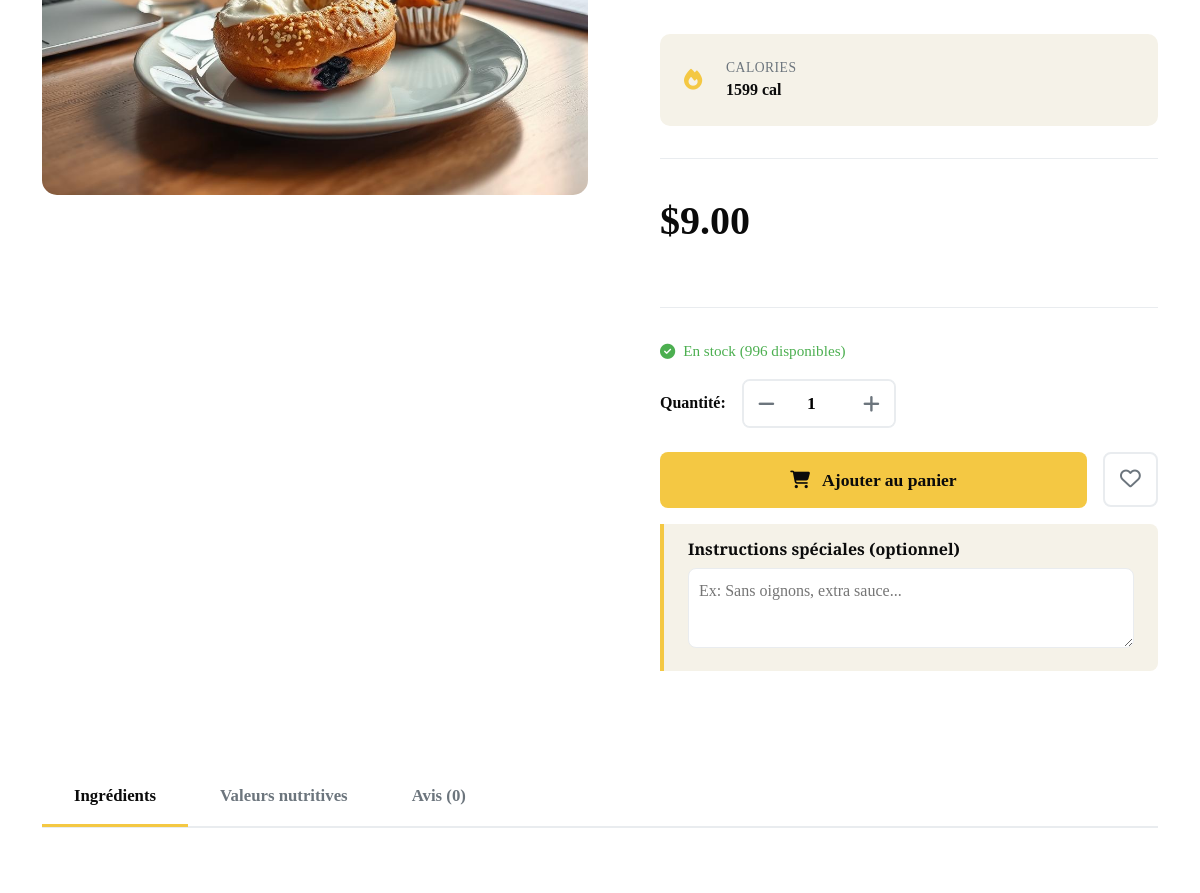
The page /product/frenchy/ (middle part) on the database as committed earlier.
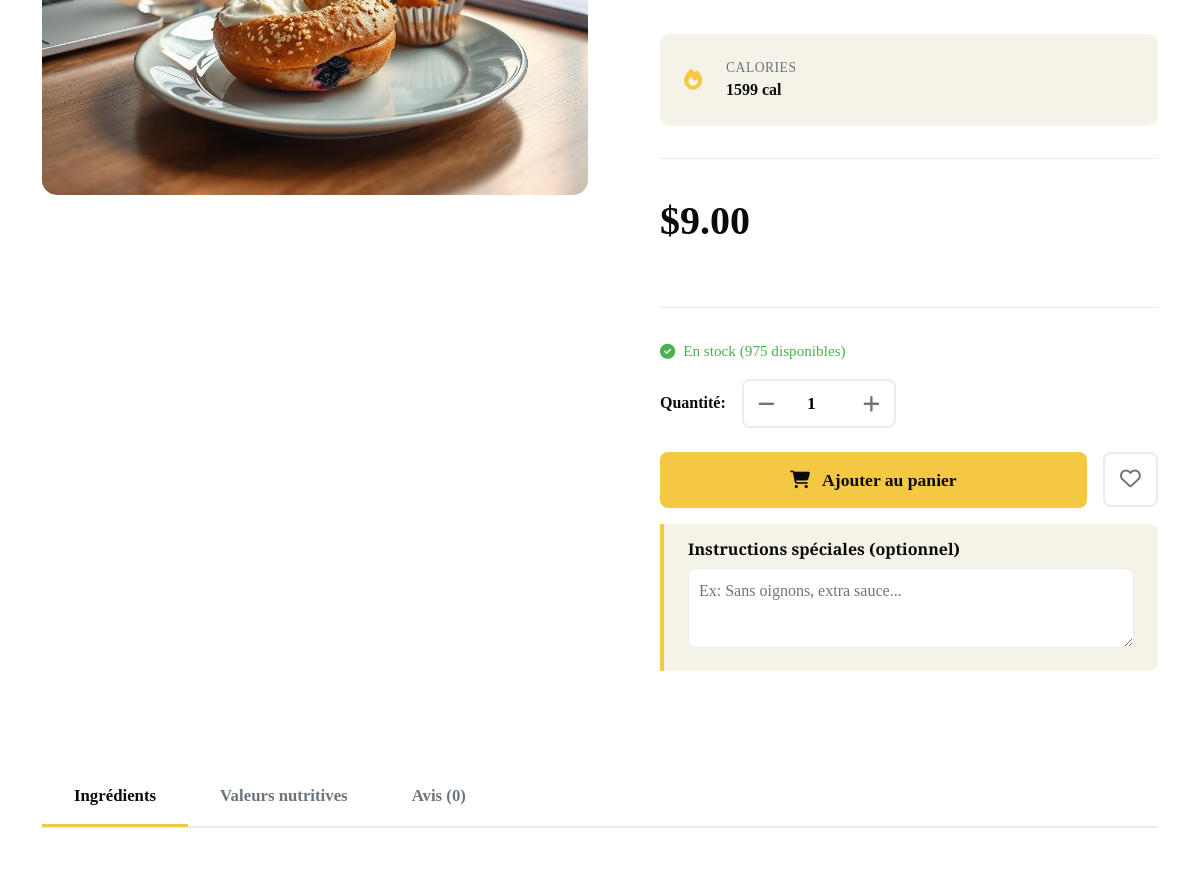
The same page on the database as committed later.
### JLTsite/models.py (models this page shows, shortened)
class Product(models.Model):
    DISPONIBLE = 'disponible'
    RUPTURE = 'rupture'
    COMMANDE = 'sur_commande'
    STATUS_CHOICES = [
        (DISPONIBLE, 'Disponible'),
        (RUPTURE, 'Rupture de stock'),
        (COMMANDE, 'Sur commande'),
    ]
    name = models.CharField(max_length=200, verbose_name='Nom')
    slug = models.SlugField(unique=True)
    category = models.ForeignKey(Category, on_delete=models.CASCADE, related_name='products')
    description = models.TextField(verbose_name='Description')
    ingredients = models.TextField(verbose_name='Ingrédients', blank=True)
    allergens = models.CharField(max_length=500, blank=True, verbose_name='Allergènes')
    price = models.DecimalField(max_digits=10, decimal_places=2, verbose_name='Prix')
    promo_price = models.DecimalField(max_digits=10, decimal_places=2, null=True, blank=True, verbose_name='Prix promo')
    image = models.ImageField(upload_to='images/', verbose_name='Image principale')
    image_2 = models.ImageField(upload_to='images/', blank=True, null=True)
    image_3 = models.ImageField(upload_to='images/', blank=True, null=True)
    calories = models.IntegerField(null=True, blank=True)
    preparation_time = models.IntegerField(help_text='En minutes', null=True, blank=True)
    status = models.CharField(max_length=20, choices=STATUS_CHOICES, default=DISPONIBLE)
    stock = models.IntegerField(default=0, verbose_name='Stock disponible')
    min_order = models.IntegerField(default=1, verbose_name='Commande minimum')
    is_vegetarian = models.BooleanField(default=False, verbose_name='Végétarien')
    is_vegan = models.BooleanField(default=False, verbose_name='Végane')
    is_gluten_free = models.BooleanField(default=False, verbose_name='Sans gluten')
    is_featured = models.BooleanField(default=False, verbose_name='Mis en avant')
    is_active = models.BooleanField(default=True, verbose_name='Actif')
    created_at = models.DateTimeField(auto_now_add=True)
    updated_at = models.DateTimeField(auto_now=True)
    views_count = models.IntegerField(default=0)
    sales_count = models.IntegerField(default=0)
    class Meta:
        verbose_name = 'Produit'
        verbose_name_plural = 'Produits'
        ordering = ['-created_at']
    def get_price(self):
        return self.promo_price if self.promo_price else self.price
    def is_in_stock(self):
        return self.stock > 0 and self.status == self.DISPONIBLE

### JLTsite/views.py (the view, shortened to what this page needs)
# urls.py: path('product/<slug:slug>/', views.product_detail_view, name='product_detail'),
def product_detail_view(request, slug):
    product = get_object_or_404(Product, slug=slug, is_active=True)
    product.views_count += 1
    product.save()
    reviews = product.reviews.all().order_by('-created_at')
    avg_rating = reviews.aggregate(Avg('rating'))['rating__avg'] or 0
    similar_products = Product.objects.filter(
        category=product.category,
        is_active=True
    ).exclude(id=product.id)[:4]
    can_review = False
    context = {
        'product': product,
        'reviews': reviews,
        'avg_rating': avg_rating,
        'similar_products': similar_products,
        'can_review': can_review,
    }
    return render(request, 'JLTsite/product_detail.html', context)

### JLTsite/templates/JLTsite/product_detail.html (shortened to what the changed rows need)
{% extends 'JLTsite/base.html' %}
{% load static %}
{% load humanize %}
{% block content %}
<section class="product-detail">
    <div class="container">
        <div class="row">
            <div class="col-lg-6">
                <div class="product-gallery">
                    <div class="main-image">
                        {% if product.image %}
                        <img src="{{ product.image.url }}" alt="{{ product.name }}" id="mainImage">
                        {% else %}
                        <img src="https://via.placeholder.com/600x500/F5F2E8/6B7652?text=JL+Traiteur" alt="{{ product.name }}">
                        {% endif %}
                    </div>
                </div>
            </div>
            <div class="col-lg-6">
                <div class="product-info">
                    <div class="product-meta">
                        <div class="meta-grid">
                            {% if product.calories %}
                            <div class="meta-item">
                                <i class="fas fa-fire"></i>
                                <div class="meta-text">
                                    <span class="meta-label">Calories</span>
                                    <span class="meta-value">{{ product.calories }} cal</span>
                                </div>
                            </div>
                            {% endif %}
                        </div>
                    </div>
                    <div class="pricing-section">
                        <div class="price-display">
                            <span class="price-current">${{ product.get_price|floatformat:2 }}</span>
                        </div>
                    </div>
                    <div class="add-to-cart-section">
                        {% if product.is_in_stock %}
                        <div class="stock-info in-stock">
                            <i class="fas fa-check-circle"></i>
                            En stock ({{ product.stock }} disponibles)
                        </div>
                        <div class="quantity-selector">
                            <span class="quantity-label">Quantité:</span>
                            <div class="quantity-control">
                                <button class="quantity-btn" onclick="decreaseQuantity()">
                                    <i class="fas fa-minus"></i>
                                </button>
                                <input type="number" class="quantity-input" id="quantity" value="1" min="1" max="{{ product.stock }}">
                                <button class="quantity-btn" onclick="increaseQuantity()">
                                    <i class="fas fa-plus"></i>
                                </button>
                            </div>
                        </div>
                        <div class="action-buttons">
                            <button class="btn-add-cart" onclick="addToCart({{ product.id }})">
                                <i class="fas fa-shopping-cart"></i>
                                Ajouter au panier
                            </button>
                            <button class="btn-wishlist">
                                <i class="far fa-heart"></i>
                            </button>
                        </div>
                        <div class="special-notes">
                            <h6>Instructions spéciales (optionnel)</h6>
                            <textarea id="specialNotes" placeholder="Ex: Sans oignons, extra sauce..."></textarea>
                        </div>
                        {% endif %}
                    </div>
                </div>
            </div>
        </div>
    </div>
</section>
{% endblock %}

Rows that differ between the two databases and show on the page:
changed Product: stock "996" → "975"
